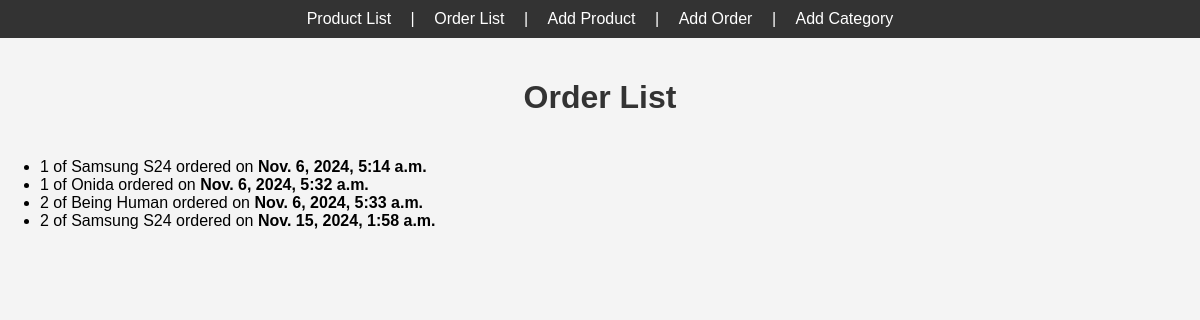
Screenshot of /orders/ with the database file from the repository.
### Inventory/models.py (models this page shows, shortened)
class Order(models.Model):
    product = models.ForeignKey(Product, on_delete=models.CASCADE)
    quantity = models.PositiveIntegerField()
    date_ordered = models.DateTimeField(auto_now_add=True)

class Product(models.Model):
    name = models.CharField(max_length=100)
    category = models.ForeignKey(Category, on_delete=models.CASCADE)
    quantity = models.PositiveIntegerField()
    price = models.DecimalField(max_digits=10, decimal_places=2)

### Inventory/views.py (the view)
# urls.py: path('orders/', views.order_list, name='order_list'),
def order_list(request):
    orders = Order.objects.all()
    return render(request, 'inventory/order_list.html', {'orders': orders})

### templates/inventory/order_list.html (shortened to what this page needs)
<!DOCTYPE html>
{% load static %}
<html lang="en">
  <head>
    <link rel="stylesheet" href="{% static 'styles.css' %}" />
  </head>
  <body>
    <nav>
      <a href="{% url 'product_list' %}">Product List</a> |
      <a href="{% url 'order_list' %}">Order List</a> |
      <a href="{% url 'add_product' %}">Add Product</a> |
      <a href="{% url 'add_order' %}">Add Order</a> |
      <a href="{% url 'add_category' %}">Add Category</a>
    </nav>
    <h1>Order List</h1>
    <ul>
      {% for order in orders %}
      <li>
        {{ order.quantity }} of {{ order.product.name }} ordered on
        <b>{{ order.date_ordered }}</b>
      </li>
      {% endfor %}
    </ul>
  </body>
</html>

### static/styles.css (style rules this page uses)
body { font-family: Arial, sans-serif; background-color: #f4f4f4; margin: 0; padding: 0; }
nav { background-color: #333; color: white; padding: 10px 0; text-align: center; }
nav a { color: white; margin: 0 15px; text-decoration: none; }
h1 { color: #333; text-align: center; padding: 20px 0; }

### rows the page displays
Order: quantity "1", product.name "Samsung S24", date_ordered "Nov. 6, 2024, 5:14 a.m."
Order: quantity "1", product.name "Onida", date_ordered "Nov. 6, 2024, 5:32 a.m."
Order: quantity "2", product.name "Being Human", date_ordered "Nov. 6, 2024, 5:33 a.m."
Order: quantity "2", product.name "Samsung S24", date_ordered "Nov. 15, 2024, 1:58 a.m."
